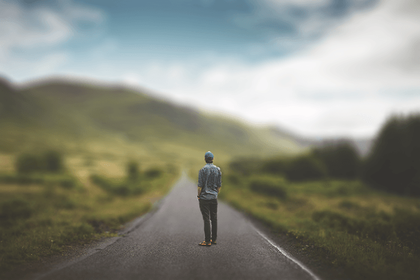
%> input picture 3 year/5 semestr/MPOC/Lab6/Obraz_03a.png, 420 x 280 px, shrunk from 700 x 467 before the run
$ octave Task1.m   (GNU Octave 9; MATLAB toolbox functions it lacks are replaced by stand-ins)
%> lines starting %> are read from the running program, lines starting %| are printed output that depends on the picture
clc
close all
clear all
pkg load image

image = imread('Obraz_03a.png');
%> image is the input picture: size 280x420x3 uint8; mean R, G, B 133.7, 136.4, 125.5

if size(image, 3) == 3
        imagegray = rgb2gray(image);
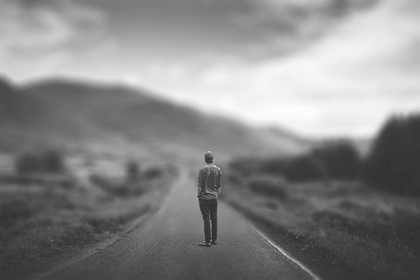
%> imagegray: size 280x420 uint8; min 39, max 252, mean 134.3
    else
        imagegray = image;
    end
imaged = double(imagegray);

window = 5;
half_w = floor(window / 2);

kernel = ones(window, window) / (window^2);
mean1 = imfilter(imaged, kernel, 'replicate');
mean2 = imfilter(imaged, flip(kernel, 2), 'replicate');
mean3 = imfilter(imaged, flip(kernel, 1), 'replicate');
mean4 = imfilter(imaged, rot90(kernel, 2), 'replicate');
var1 = imfilter(imaged.^2, kernel, 'replicate') - mean1.^2;
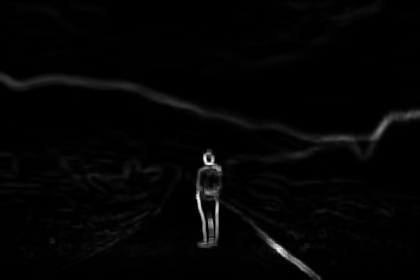
%> var1: size 280x420 double; min -8e-11, max 1952, mean 34.1; drawn with min black and max white
var2 = imfilter(imaged.^2, flip(kernel, 2), 'replicate') - mean2.^2;
var3 = imfilter(imaged.^2, flip(kernel, 1), 'replicate') - mean3.^2;
var4 = imfilter(imaged.^2, rot90(kernel, 2), 'replicate') - mean4.^2;

all_means = cat(3, mean1, mean2, mean3, mean4);
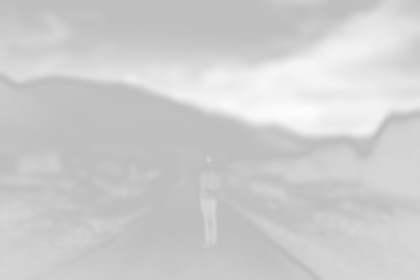
%> all_means: size 280x420x4 double; mean R, G, B, A 134.3, 134.3, 134.3, 134.3; transparent parts drawn white
all_vars = cat(3, var1, var2, var3, var4);
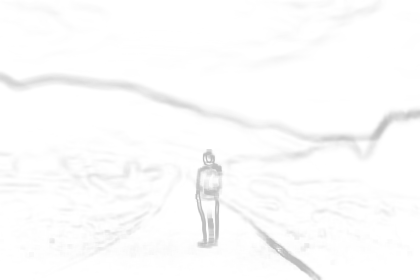
%> all_vars: size 280x420x4 double; mean R, G, B, A 34.1, 34.1, 34.1, 34.1; transparent parts drawn white
[~, min_idx] = min(all_vars, [], 3);
%> min_idx: size 280x420 double; every value is 1
rezult = zeros(size(imaged));

for i = 1:size(imaged,1)
    for j = 1:size(imaged,2)
        rezult(i, j) = all_means(i, j, min_idx(i, j));
    end
end
rezult = uint8(rezult);

figure
subplot(1,2,1), imshow(imagegray), title('Obraz_03a szaroś');
subplot(1,2,2), imshow(rezult), title('Obraz_03a Kuwahary');

imwrite(rezult,'Obraz_03a_kuwahary.png')
